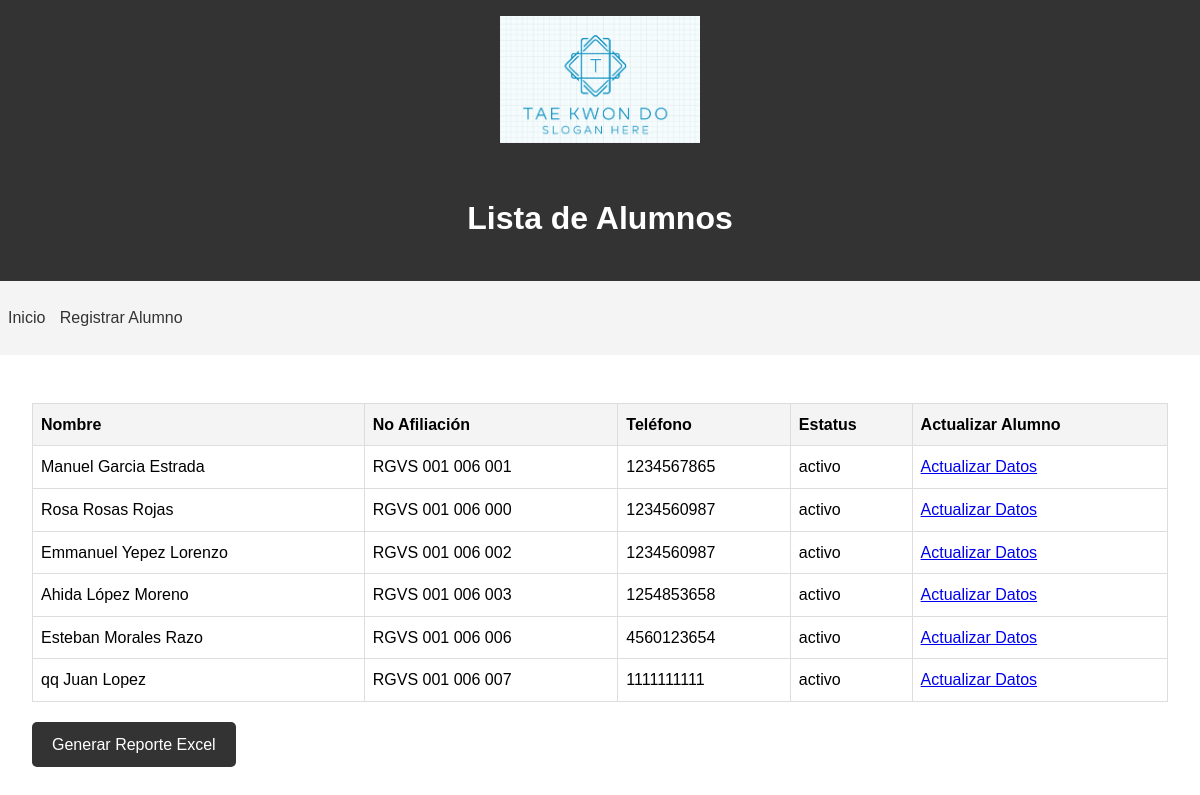
Page /alumnos on the earlier database version.
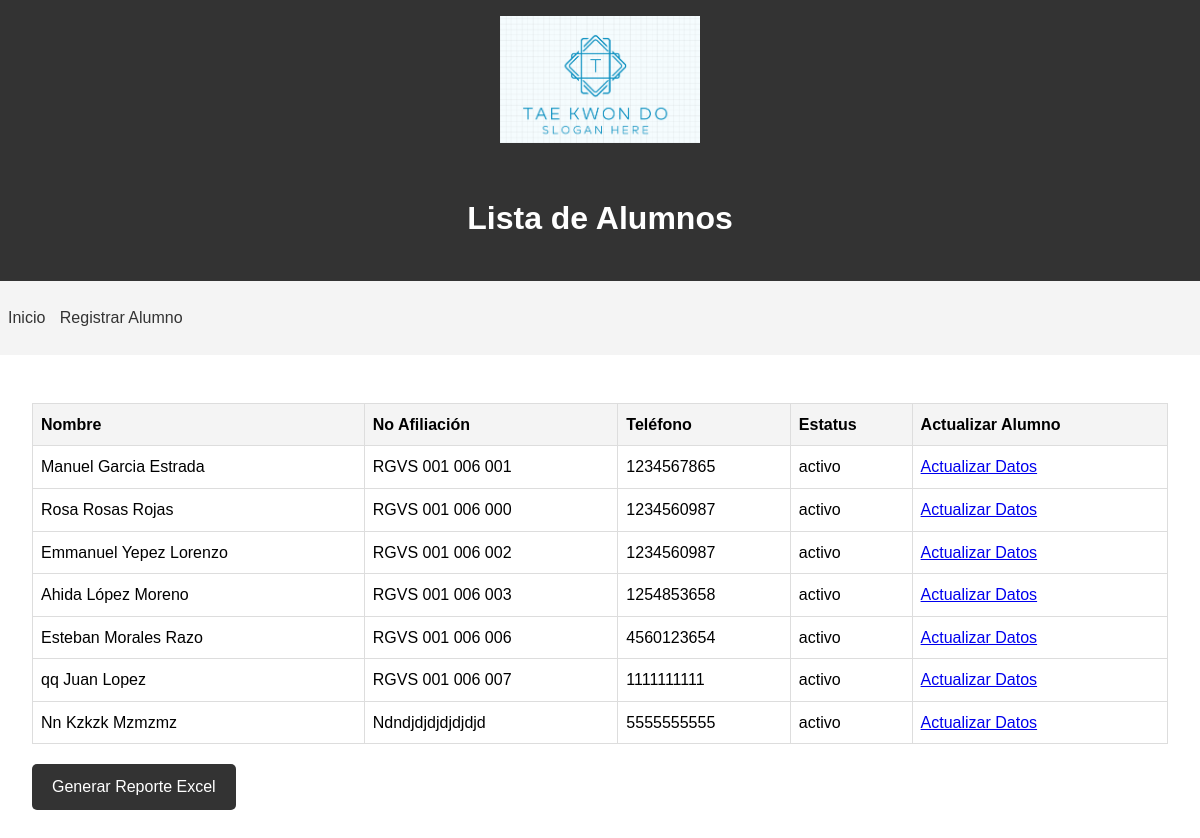
Same page on the later database version.
### app.py (models this page shows)
class Alumno(Base):
    __tablename__ = 'alumnos'
    id = Column(Integer, primary_key=True)
    apaterno = Column(String(50), nullable=False)
    apmaterno = Column(String(50), nullable=False)
    nombre = Column(String(50), nullable=False)
    fbday = Column(Date, nullable=False)
    curp = Column(String(18), unique=True, nullable=False)
    calle = Column(String(100), nullable=True)
    numero = Column(String(10), nullable=False)
    colonia = Column(String(100), nullable=False)
    email = Column(String(100), nullable=False)
    telefono = Column(String(15), nullable=False)
    numafiliacion = Column(String(20), unique=True, nullable=True)
    estatus = Column(String(10), nullable=False)
    pagos = relationship("Pago", back_populates="alumno")

### app.py (the view)
@app.route('/alumnos')
def lista_alumnos():
    session = Session()
    try:
        alumnos = session.query(Alumno).all()
        return render_template('lista_alumnos.html', alumnos=alumnos)
    except Exception as e:
        return f"Error: {str(e)}"
    finally:
        session.close()

### templates/lista_alumnos.html (shortened to what this page needs)
<!DOCTYPE html>
<html lang="es">
<head>
    <link rel="stylesheet" href="{{ url_for('static', filename='css/styles.css') }}">
</head>
<body>
    <header>
        <img src="{{ url_for('static', filename='img/logo.png') }}" alt="Logotipo de la escuela" class="logo" width = "800" height="341">
        <h1>Lista de Alumnos</h1>
    </header>
    <nav>
        <ul>
            <li><a href="{{ url_for('index') }}">Inicio</a></li>
            <li><a href="{{ url_for('registro') }}">Registrar Alumno</a></li>
        </ul>
    </nav>
    <main>
        <table>
            <thead>
                <tr>
                    <th>Nombre</th>
                    <th>No Afiliación</th>
                    <th>Teléfono</th>
                    <th>Estatus</th>
                    <th>Actualizar Alumno</th>
                </tr>
            </thead>
            <tbody>
                {% for alumno in alumnos %}
                <tr>
                    <td>{{ alumno.nombre }} {{ alumno.apaterno }} {{ alumno.apmaterno }}</td>
                    <td>{{ alumno.numafiliacion }}</td>
                    <td>{{ alumno.telefono }}</td>
                    <td>{{ alumno.estatus }}</td>
                    <td>
                        <a href="{{ url_for('detalle_alumno', id=alumno.id) }}">Actualizar Datos</a>
                    </td>
                </tr>
                {% endfor %}
            </tbody>
        </table>
        <a href="{{ url_for('generar_reporte') }}" class="button">Generar Reporte Excel</a>
    </main>
</body>
</html>

Differences in the rows shown:
added Alumno: nombre "Nn", apaterno "Kzkzk", apmaterno "Mzmzmz", numafiliacion "Ndndjdjdjdjdjdjd", telefono "5555555555", estatus "activo"
